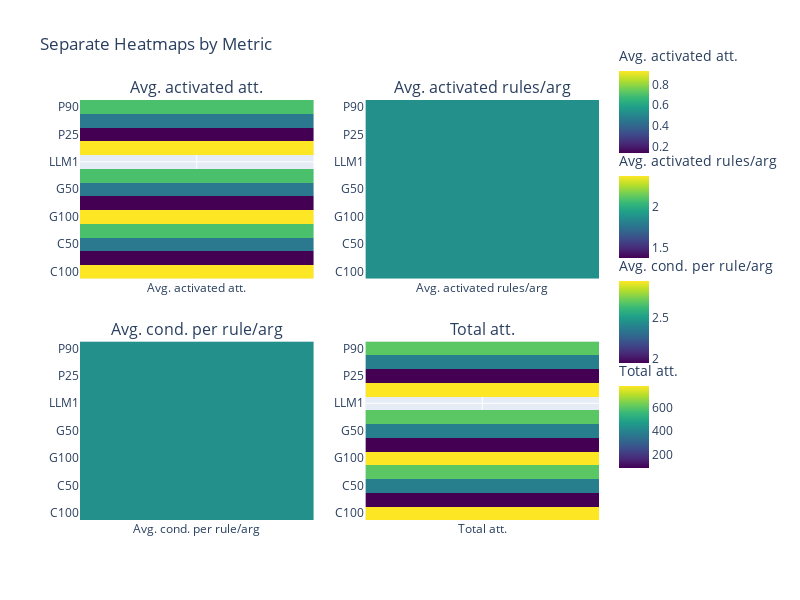

The notebook cell this image was saved under:
### Code cell
import pandas as pd
import plotly.graph_objects as go
from plotly.subplots import make_subplots

# Pivot the data
pivot = df.pivot(index='Model', columns='Metric', values='Value')

# Pick your 4 metrics
metrics = pivot.columns.tolist()

# Create 2x2 subplots
fig = make_subplots(rows=2, cols=2,
                    subplot_titles=metrics,
                    horizontal_spacing=0.1,
                    vertical_spacing=0.15)

# Add each metric as a separate heatmap
for i, metric in enumerate(metrics):
    row = i // 2 + 1
    col = i % 2 + 1
    z = pivot[[metric]]
    fig.add_trace(
        go.Heatmap(
            z=z.values,
            x=[metric],
            y=z.index,
            colorscale='Viridis',
            colorbar=dict(title=metric, len=0.3, y=1 - (i * 0.25)),  # Position colorbars
        ),
        row=row, col=col
    )

fig.update_layout(
    height=600,
    width=800,
    title_text="Separate Heatmaps by Metric",
    showlegend=False
)

fig.show()

### Figure 1 — Plotly figure (JSON) as saved in the notebook; plotly's stock layout.template omitted (floating-point values rounded to 4 significant figures)
{"data": [{"colorbar": {"len": 0.3, "title": {"text": "Avg. activated att."}, "y": 1}, "colorscale": [[0, "#440154"], [0.1111, "#482878"], [0.2222, "#3e4989"], [0.3333, "#31688e"], [0.4444, "#26828e"], [0.5556, "#1f9e89"], [0.6667, "#35b779"], [0.7778, "#6ece58"], [0.8889, "#b5de2b"], [1, "#fde725"]], "type": "heatmap", "x": ["Avg. activated att."], "xaxis": "x", "y": ["C100", "C25", "C50", "C90", "G100", "G25", "G50", "G90", "LLM1", "P100", "P25", "P50", "P90"], "yaxis": "y", "z": [[0.93], [0.14], [0.46], [0.7], [0.93], [0.14], [0.46], [0.7], [null], [0.93], [0.14], [0.46], [0.7]]}, {"colorbar": {"len": 0.3, "title": {"text": "Avg. activated rules/arg"}, "y": 0.75}, "colorscale": [[0, "#440154"], [0.1111, "#482878"], [0.2222, "#3e4989"], [0.3333, "#31688e"], [0.4444, "#26828e"], [0.5556, "#1f9e89"], [0.6667, "#35b779"], [0.7778, "#6ece58"], [0.8889, "#b5de2b"], [1, "#fde725"]], "type": "heatmap", "x": ["Avg. activated rules/arg"], "xaxis": "x2", "y": ["C100", "C25", "C50", "C90", "G100", "G25", "G50", "G90", "LLM1", "P100", "P25", "P50", "P90"], "yaxis": "y2", "z": [[1.88], [1.88], [1.88], [1.88], [1.88], [1.88], [1.88], [1.88], [1.88], [1.88], [1.88], [1.88], [1.88]]}, {"colorbar": {"len": 0.3, "title": {"text": "Avg. cond. per rule/arg"}, "y": 0.5}, "colorscale": [[0, "#440154"], [0.1111, "#482878"], [0.2222, "#3e4989"], [0.3333, "#31688e"], [0.4444, "#26828e"], [0.5556, "#1f9e89"], [0.6667, "#35b779"], [0.7778, "#6ece58"], [0.8889, "#b5de2b"], [1, "#fde725"]], "type": "heatmap", "x": ["Avg. cond. per rule/arg"], "xaxis": "x3", "y": ["C100", "C25", "C50", "C90", "G100", "G25", "G50", "G90", "LLM1", "P100", "P25", "P50", "P90"], "yaxis": "y3", "z": [[2.45], [2.45], [2.45], [2.45], [2.45], [2.45], [2.45], [2.45], [2.45], [2.45], [2.45], [2.45], [2.45]]}, {"colorbar": {"len": 0.3, "title": {"text": "Total att."}, "y": 0.25}, "colorscale": [[0, "#440154"], [0.1111, "#482878"], [0.2222, "#3e4989"], [0.3333, "#31688e"], [0.4444, "#26828e"], [0.5556, "#1f9e89"], [0.6667, "#35b779"], [0.7778, "#6ece58"], [0.8889, "#b5de2b"], [1, "#fde725"]], "type": "heatmap", "x": ["Total att."], "xaxis": "x4", "y": ["C100", "C25", "C50", "C90", "G100", "G25", "G50", "G90", "LLM1", "P100", "P25", "P50", "P90"], "yaxis": "y4", "z": [[780], [92], [390], [600], [780], [92], [390], [600], [null], [780], [92], [390], [600]]}], "layout": {"annotations": [{"font": {"size": 16}, "showarrow": false, "text": "Avg. activated att.", "x": 0.225, "xanchor": "center", "xref": "paper", "y": 1, "yanchor": "bottom", "yref": "paper"}, {"font": {"size": 16}, "showarrow": false, "text": "Avg. activated rules/arg", "x": 0.775, "xanchor": "center", "xref": "paper", "y": 1, "yanchor": "bottom", "yref": "paper"}, {"font": {"size": 16}, "showarrow": false, "text": "Avg. cond. per rule/arg", "x": 0.225, "xanchor": "center", "xref": "paper", "y": 0.425, "yanchor": "bottom", "yref": "paper"}, {"font": {"size": 16}, "showarrow": false, "text": "Total att.", "x": 0.775, "xanchor": "center", "xref": "paper", "y": 0.425, "yanchor": "bottom", "yref": "paper"}], "height": 600, "showlegend": false, "title": {"text": "Separate Heatmaps by Metric"}, "width": 800, "xaxis": {"anchor": "y", "domain": [0, 0.45]}, "xaxis2": {"anchor": "y2", "domain": [0.55, 1]}, "xaxis3": {"anchor": "y3", "domain": [0, 0.45]}, "xaxis4": {"anchor": "y4", "domain": [0.55, 1]}, "yaxis": {"anchor": "x", "domain": [0.575, 1]}, "yaxis2": {"anchor": "x2", "domain": [0.575, 1]}, "yaxis3": {"anchor": "x3", "domain": [0, 0.425]}, "yaxis4": {"anchor": "x4", "domain": [0, 0.425]}}}
